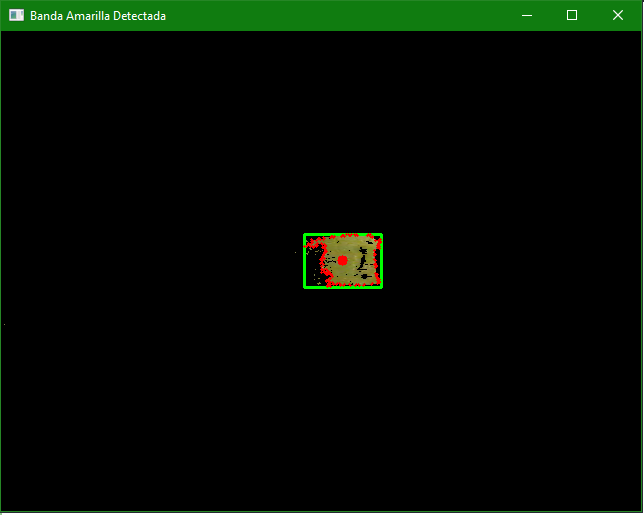
#> input picture box.png, 644 x 515 px, given in place of the camera
$ python shape.py
#> lines starting #> are read from the running program, lines starting #| are printed output that depends on the picture; after the words box and inside, x2 and y2 are one past the last pixel; in counts of white or black regions, pixels touching at a corner belong together
import cv2
import numpy as np

# Inicializa la cámara (0 para la cámara por defecto)
camera_index = 0  # Cambia este índice para usar otra cámara conectada
cap = cv2.VideoCapture(camera_index)

if not cap.isOpened():
    print("Error: No se puede acceder a la cámara.")
    exit()

umbral_d = 0
umbral_u = 0
AREA_MAXIMA=15000
AREA_MINIMA=500

while True:
    ret, frame = cap.read()
#> frame is the input picture: shape (515, 644, 3); mean B, G, R 3.5, 11.2, 4.5
    if not ret:
        print("Error: No se puede capturar el frame.")
        break

    # Quitar el efecto espejo (volteo horizontal)
    frame_no_mirror = cv2.flip(frame, 1)
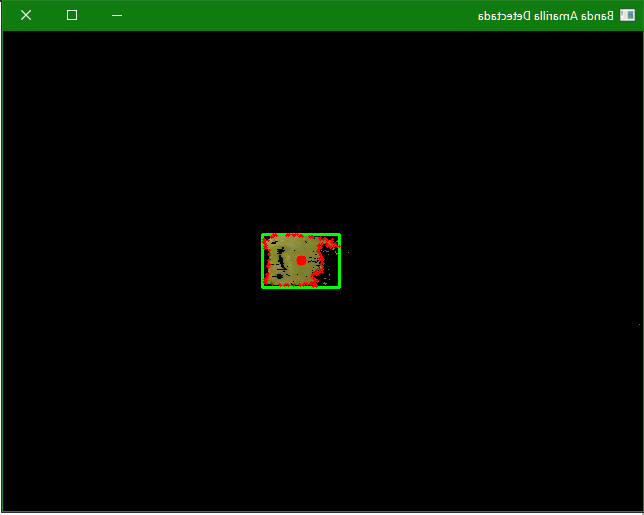
#> frame_no_mirror: shape (515, 644, 3); mean B, G, R 3.5, 11.2, 4.5

    # Calculo de luminosidad normalizada
    gray = cv2.cvtColor(frame_no_mirror, cv2.COLOR_BGR2GRAY)
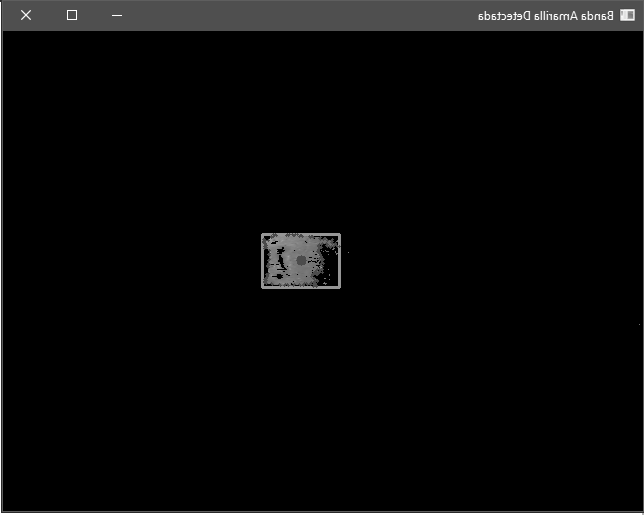
#> gray: shape (515, 644); min 0, max 255, mean 8.3
    # Calcular la luminosidad total de la imagen
    luminosidad_total = np.mean(gray)
#> luminosidad_total = 8.3
    # Normalizar la luminosidad al rango 0-100
    luminosidad_normalizada = (luminosidad_total / 255) * 100
#> luminosidad_normalizada = 3.25
    #print(luminosidad_normalizada)

    if luminosidad_normalizada > 40 and luminosidad_normalizada < 70:  # luz intermedia
        umbral_d = 120
        umbral_u = 200
    elif luminosidad_normalizada > 70:  # Mucha luz
        umbral_d = 200
        umbral_u = 255
    else:  # poca luz
        umbral_d = 40
        umbral_u = 120

    # Convertir el frame a espacio de color HSV
    hsv = cv2.cvtColor(frame_no_mirror, cv2.COLOR_BGR2HSV)
#> hsv: shape (515, 644, 3); mean H, S, V 4.6, 16, 11.8
    lower_yellow = np.array([25, 100, umbral_d])  # Rango mínimo de amarillo ajustado
    upper_yellow = np.array([35, 255, umbral_u])  # Rango máximo de amarillo ajustado
    mask = cv2.inRange(hsv, lower_yellow, upper_yellow)
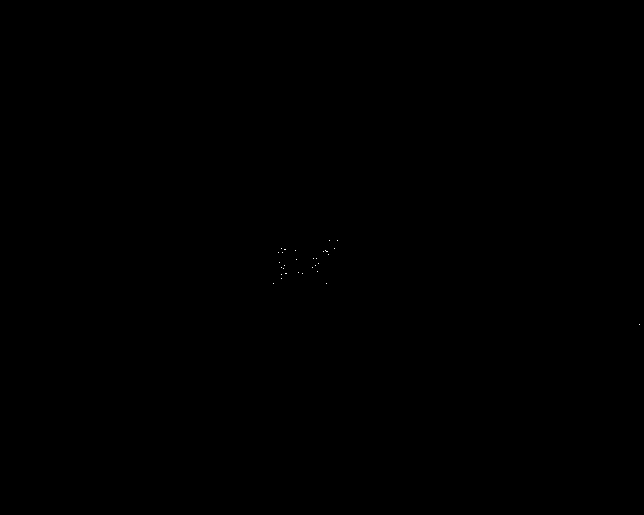
#> mask: shape (515, 644); 0.01% white in thin lines or dots, all inside (x1, y1, x2, y2) = (273, 240, 640, 325)

    yellow_banda = cv2.bitwise_and(frame_no_mirror, frame_no_mirror, mask=mask)
    # Encontrar contornos en la máscara
    contours, _ = cv2.findContours(mask, cv2.RETR_EXTERNAL, cv2.CHAIN_APPROX_SIMPLE)
#> contours = 30 contours, all with area under 20
    # Inicializar el área máxima y el contorno correspondiente
    max_area = 0
    largest_contour = None
    # Iterar sobre los contornos encontrados
    for contour in contours:
        # Calcular el área del contorno
        area = cv2.contourArea(contour)
        #print(area)
        if area>AREA_MINIMA and area<AREA_MAXIMA: #Area dentro de umbrales
            # Si el área es mayor que el área máxima actual, actualizamos
            if area > max_area:
                max_area = area
                largest_contour = contour
#> this loop made 30 passes
#> contour on passes 1 to 12: [[639, 324]], [[326, 283]], [[273, 283]], [[281, 278]], [[281, 274]], [[302, 273]], [[285, 273], [286, 273]], [[298, 272]], [[317, 271]], [[283, 268]], [[312, 267]], [[281, 267]]
#> after the loop, max_area = 0
    # Si encontramos el contorno más grande
    if largest_contour is not None:
        # Obtener el rectángulo delimitador del contorno más grande
        x, y, w, h = cv2.boundingRect(largest_contour)
        # Dibujar el rectángulo en la imagen
        cv2.rectangle(yellow_banda, (x, y), (x + w, y + h), (0, 255, 0), 2)
        cv2.drawContours(yellow_banda, largest_contour, -1, (0, 0, 255), 2)
        # Calcular el punto medio del rectángulo
        center_x = x + w // 2
        center_y = y + h // 2
        # Dibujar el punto medio en la imagen
        cv2.circle(yellow_banda, (center_x, center_y), 5, (0, 0, 255), -1)
        print('Area: ',area, 'x: ',x,'y: ',y)

    # Mostrar el resultado
    cv2.imshow('Banda Amarilla Detectada', yellow_banda)

    key = cv2.waitKey(1) & 0xFF
#> (key q is pressed here)
    if key == ord('q'):
        break

# Libera los recursos
cap.release()
cv2.destroyAllWindows()

$ run again, on color.png
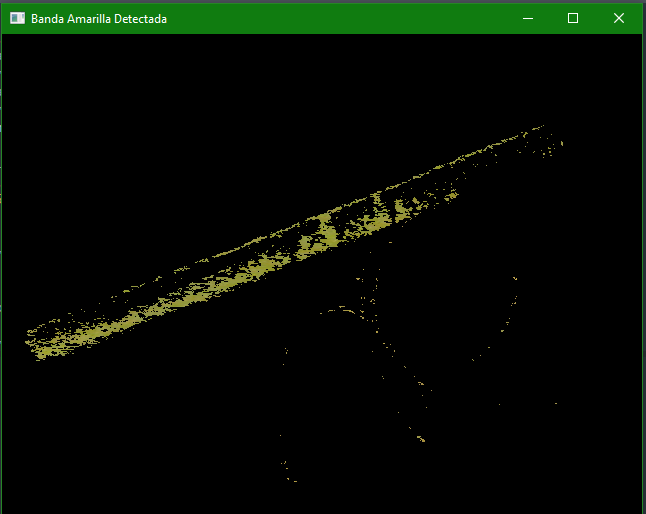
#> input picture color.png, 646 x 514 px, given in place of the camera
#> frame is the input picture: shape (514, 646, 3); mean B, G, R 3.5, 11.5, 4.9
#> `frame_no_mirror = cv2.flip(frame, 1)`:
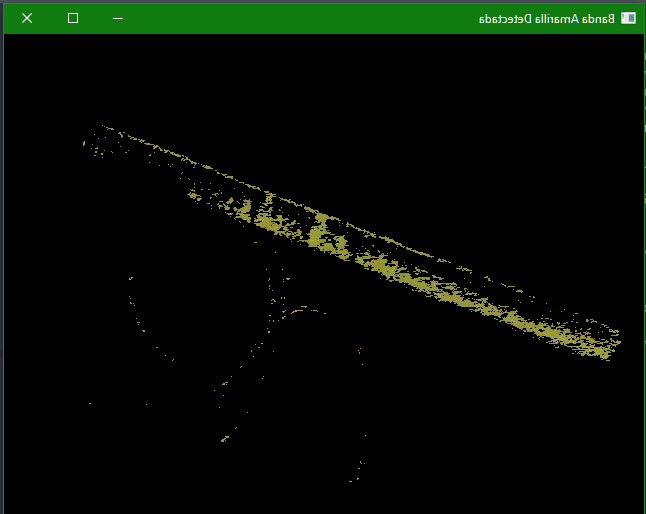
#> frame_no_mirror: shape (514, 646, 3); mean B, G, R 3.5, 11.5, 4.9
#> `gray = cv2.cvtColor(frame_no_mirror, cv2.COLOR_BGR2GRAY)`:
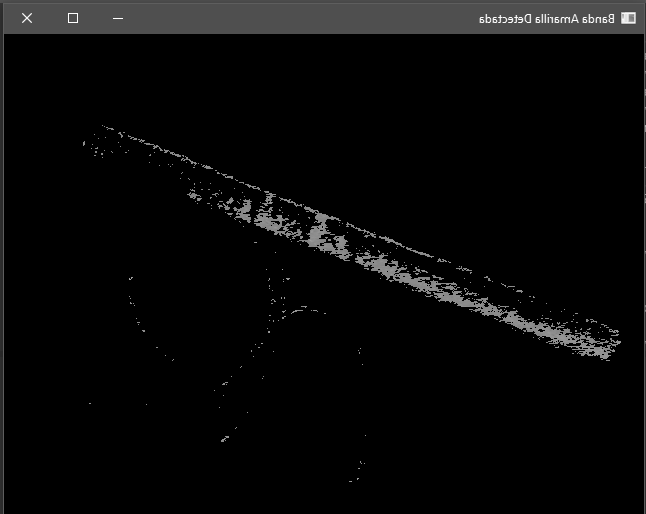
#> gray: shape (514, 646); min 0, max 255, mean 8.6
#> luminosidad_total = 8.61
#> luminosidad_normalizada = 3.38
#> hsv: shape (514, 646, 3); mean H, S, V 5.6, 16.9, 11.7
#> mask: shape (514, 646); every value is 0
#> yellow_banda: shape (514, 646, 3); every value is 0
#> contours = []
#> after the loop `for contour in contours:`: max_area = 0

$ run again, on hsl.png
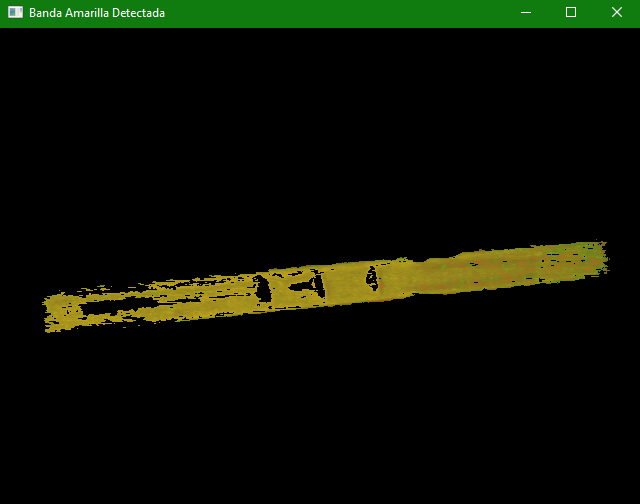
#> input picture hsl.png, 640 x 504 px, given in place of the camera
#> frame is the input picture: shape (504, 640, 3); mean B, G, R 3, 15.1, 10.2
#> `frame_no_mirror = cv2.flip(frame, 1)`:
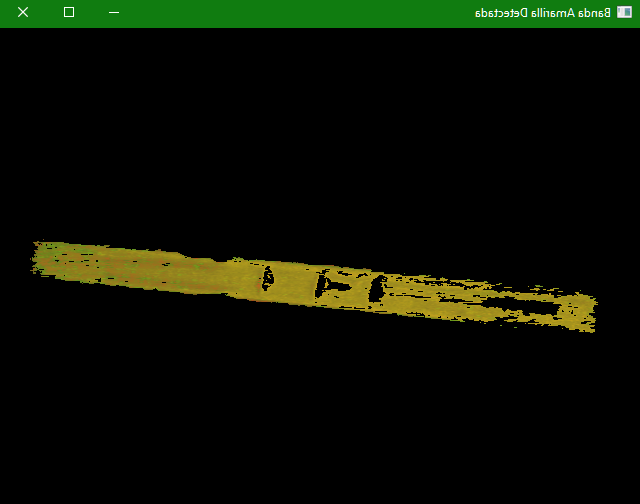
#> frame_no_mirror: shape (504, 640, 3); mean B, G, R 3, 15.1, 10.2
#> `gray = cv2.cvtColor(frame_no_mirror, cv2.COLOR_BGR2GRAY)`:
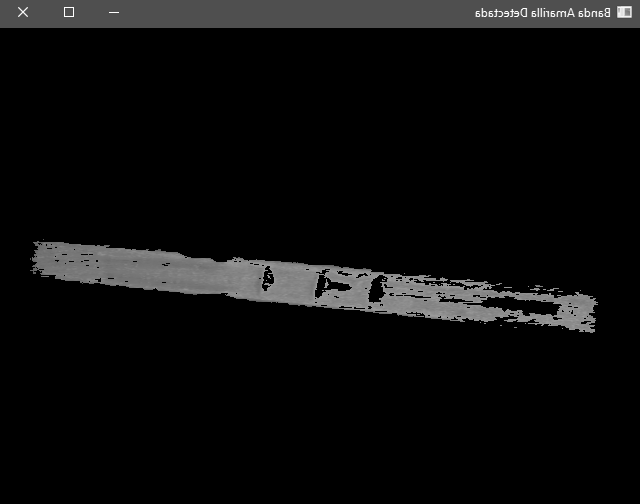
#> gray: shape (504, 640); min 0, max 255, mean 12.2
#> luminosidad_total = 12.22
#> luminosidad_normalizada = 4.79
#> hsv: shape (504, 640, 3); mean H, S, V 4.8, 23.9, 16.1
#> mask: shape (504, 640); 0.04% white in thin lines or dots, all inside (x1, y1, x2, y2) = (30, 241, 412, 317)
#> contours = 44 contours, all with area under 20
#> the loop `for contour in contours:` made 44 passes
#> (contour, area) on passes 1 to 8: ([[411, 316]], 0), ([[408, 316]], 0), ([[402, 315], [403, 315]], 0), ([[398, 315]], 0), ([[310, 306]], 0), ([[307, 306]], 0), ([[298, 305], [299, 305]], 0), ([[290, 304], [296, 304]], 0)
#> after the loop `for contour in contours:`: max_area = 0
